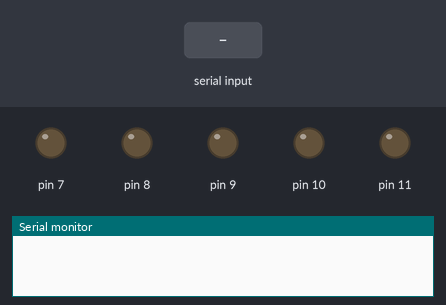
Recording of a sketch running on a simulated Arduino Uno, built with avr-gcc and run on an emulated ATmega328P. On the bench: output pins drawn as LEDs (lit = HIGH), the last lines printed to the serial monitor. Inputs (shaded band) come from the test bench.

Above: at 1.2 s.
1.3 s: "F" received over Serial
At 1.7 s:
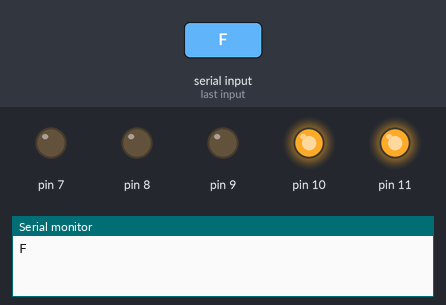
2.9 s: "B" received over Serial
At 4.2 s:
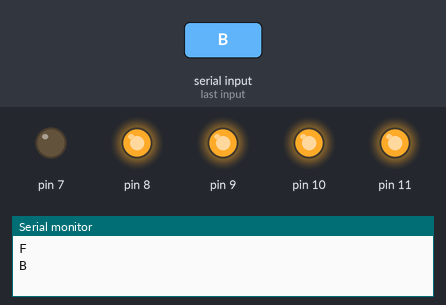
4.5 s: "W" received over Serial
At 5.3 s:
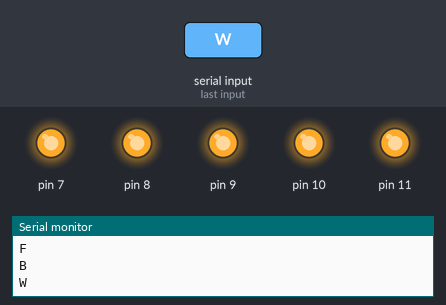
6.0 s: "S" received over Serial
At 6.5 s:
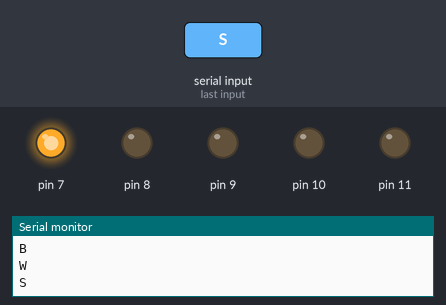
7.5 s: "L" received over Serial
At 8.7 s:
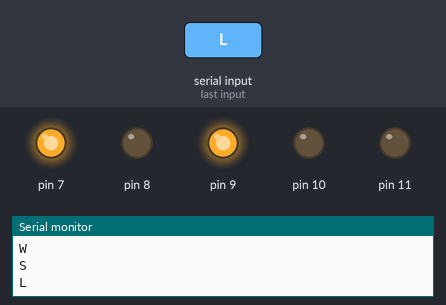
9.0 s: "R" received over Serial
At 10.0 s:
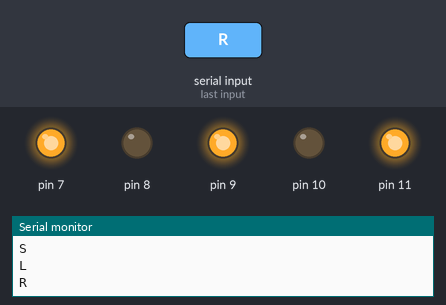
Timing chart, 0 to 11.5 s (numbered marks = the images above; inputs shaded):
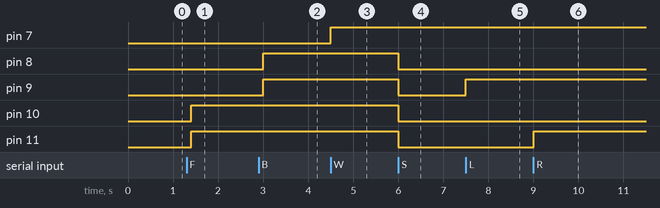

Measured:
- after the input at 1.3 s, pin 10, pin 11: LOW → HIGH after 0.10 s
- after the input at 2.9 s, pin 8, pin 9: LOW → HIGH after 0.10 s
- after the input at 4.5 s, pin 7: LOW → HIGH at once
- after the input at 6.0 s, pin 8–11: HIGH → LOW at once
- after the input at 7.5 s, pin 9: LOW → HIGH at once
- after the input at 9.0 s, pin 11: LOW → HIGH at once

The sketch:

Code.ino
```cpp
//Prateek
//https://justdoelectronics.com
//https://www.youtube.com/c/JustDoElectronics/videos

char t;

void setup() {
  pinMode(11, OUTPUT);
  pinMode(10, OUTPUT);
  pinMode(9, OUTPUT);
  pinMode(8, OUTPUT);
  pinMode(7, OUTPUT);
  Serial.begin(9600);
}

void loop() {
  if (Serial.available()) {
    t = Serial.read();
    Serial.println(t);
  }

  if (t == 'F') {
    digitalWrite(11, HIGH);
    digitalWrite(10, HIGH);
  }

  else if (t == 'B') {
    digitalWrite(9, HIGH);
    digitalWrite(8, HIGH);
  }

  else if (t == 'L') {
    digitalWrite(9, HIGH);
  }

  else if (t == 'R') {
    digitalWrite(11, HIGH);
  }

  else if (t == 'W') {
    digitalWrite(7, HIGH);
  } else if (t == 'w') {
    digitalWrite(7, LOW);
  }

  else if (t == 'S') {
    digitalWrite(11, LOW);
    digitalWrite(10, LOW);
    digitalWrite(9, LOW);
    digitalWrite(8, LOW);
  }
  delay(100);
}
```
